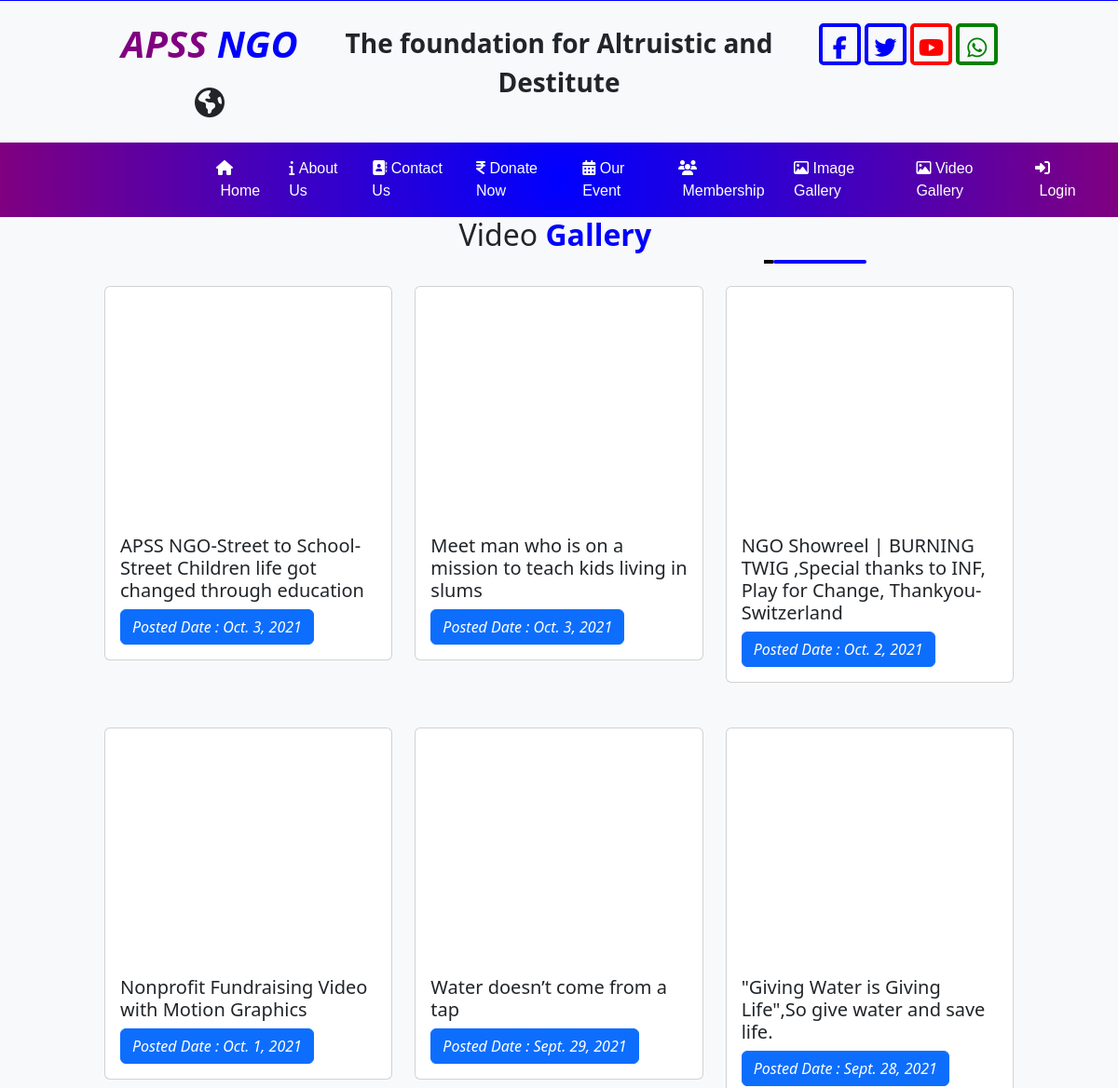
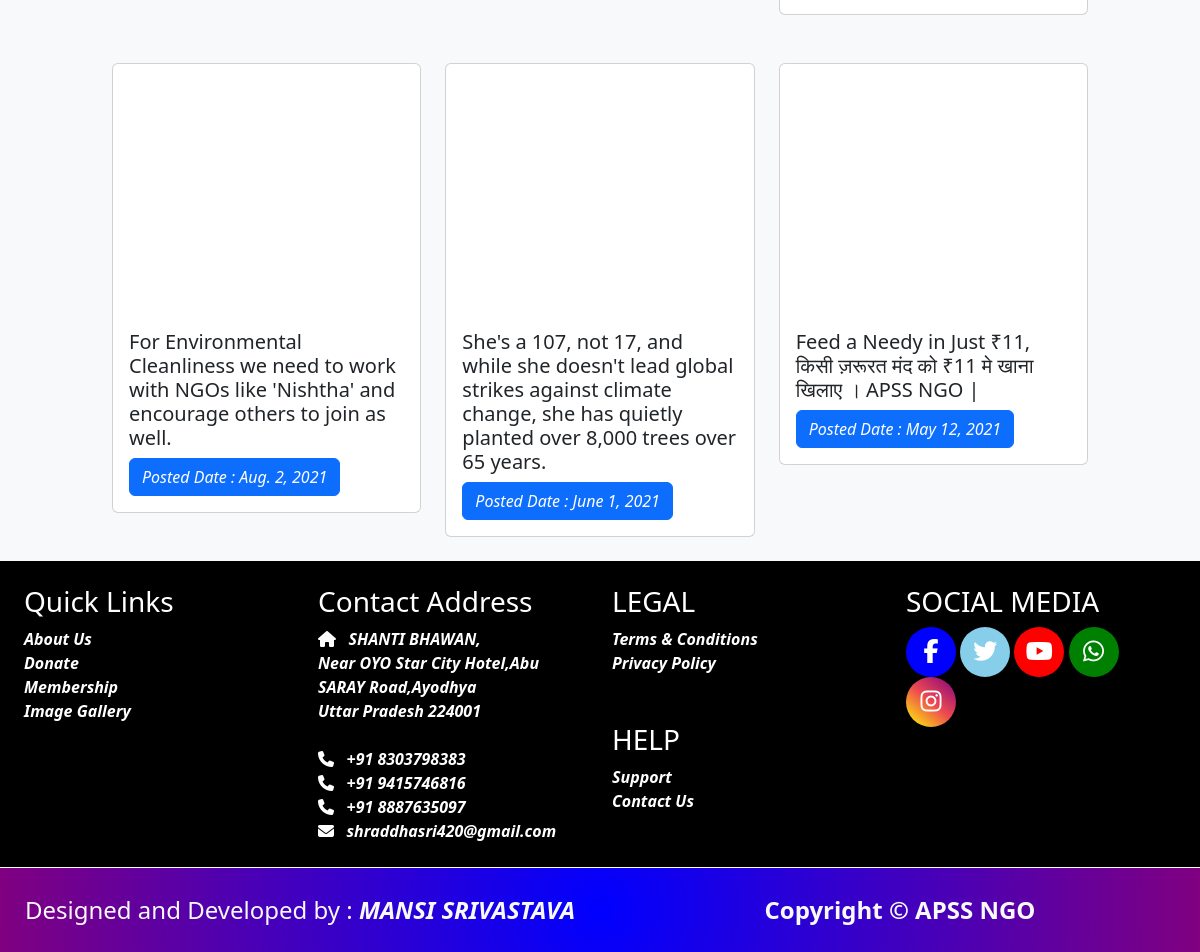
Page /user/videogallery/ on the committed database (2 pictures, top to bottom).
### user/models.py (models this page shows)
class video(models.Model):
    vlink=models.CharField(max_length=500)
    vtitle=models.CharField(max_length=500)
    vdate=models.DateField()

### user/views.py (the view)
# urls.py: path('videogallery/',views.videogallery),
def videogallery(request):
    vdata=video.objects.all()
    return render(request,'user/VideoGallery.html',{"video":vdata})

### templates/user/VideoGallery.html (shortened to what this page needs)
{% extends 'base.html' %}
{% load static %}
{% block content %}
<div class="row">
 <div class="h2 text-center">Video <b style="color:blue;">Gallery</b> </div>
    <div style="display:flex; padding-left:820px;"><div style="height:4px; width:10px; background:black;"></div><div style="height:4px; width:100px; background:blue; border-radius:2px;"></div></div>
    <div class="col-sm-1"></div>
    <div class="col-sm-10">
        <div class="row">
            {% if video %}
            {% for x in video %}
            <div class="col-sm-4 pt-4 pb-4">
                <div class="card">
<iframe style="min-height:250px;" class="card-img-top w-100" src="{{x.vlink}}" title="YouTube video player" frameborder="0" allow="accelerometer; autoplay; clipboard-write; encrypted-media; gyroscope; picture-in-picture" allowfullscreen></iframe>
  <div class="card-body">
    <h5 class="card-title">{{x.vtitle}}</h5>
    <i class="btn btn-primary">Posted Date : {{x.vdate}}</i>
  </div>
</div>
            </div>
            {% endfor %}
            {% endif %}
        </div>
    </div>
    <div class="col-sm-1"></div>
</div>
{% endblock %}

### templates/base.html (shortened to what this page needs)
<!DOCTYPE html>
{% load static %}
<html lang="en">
<head>
    <link href="{% static 'css/bootstrap.css' %}" rel="stylesheet"/>
    <link href="{% static 'css/font-awesome.css' %}" rel="stylesheet"/>
</head>
<body>
<div class="container-fluid">
    <div class="row header bg-light">
        <div class="col-sm-1"></div>
        <div class="col-sm-10">
            <div class="row">
                <div class="col-sm-3 fs-1 py-3">
                    <i><b style="color:#800080;"> APSS</b><b style="color:blue;"> NGO</b></i> <i
                        class="fa fa-globe fs-2"></i>
                </div>
                <div class="col-sm-6 fs-3 pt-4"><b>The foundation for Altruistic and Destitute </b></div>
                <div class="col-sm-3 py-4">
                    <a href="https://www.facebook.com/mansi.srivastava.9081323" target="_blank"><i class="fa fa-facebook fs-4 ic" style="color:blue; border:4px solid blue;"></i></a>
                    <a href="https://twitter.com/Shraddhasri1101?s=08" target="_blank"><i class="fa fa-twitter fs-4 ic" style="color:blue; border:4px solid blue;"></i></a>
                    <a href="https://youtube.com/channel/UCcqt-cspszktTGEtlSOMs3Q" target="_blank"><i class="fa fa-youtube fs-4 ic" style="color:red; border:4px solid red;"></i></a>
                    <a href="http://api.whatsapp.com/send?phone=+918303798383" target="_blank"><i class="fa fa-whatsapp fs-4 ic" style="color:green; border:4px solid green;"></i></a>
                </div>
            </div>
        </div>
        <div class="col-sm-1"></div>
    </div>
    <div class="row menu">
        <div class="col-sm-2"></div>
        <div class="col-sm-10">
            <nav class="navbar navbar-expand-lg navbar-dark" id="menu">
                <div class="container-fluid">
                    <div class="collapse navbar-collapse" id="navbarNavDropdown">
                        <ul class="navbar-nav">
                            <li class="nav-item">
                                <a class="nav-link active fs-6" aria-current="page" href="/user/">
                                    <i class="fa fa-home"></i>&nbsp;Home</a>
                            </li>
                            <li class="nav-item">
                                <a class="nav-link fs-6" href="/user/about/"><i class="fa fa-info"></i>&nbsp;About
                                    Us</a>
                            </li>
                            <li class="nav-item">
                                <a class="nav-link fs-6" href="/user/contactus/"><i
                                        class="fa fa-address-book"></i>&nbsp;Contact Us</a>
                            </li>
                            <li class="nav-item">
                                <a class="nav-link fs-6" href="/user/donate/"><i class="fa fa-inr"></i>&nbsp;Donate
                                    Now</a>
                            </li>
                            <li class="nav-item">
                                <a class="nav-link fs-6" href="/user/event/"><i class="fa fa-calendar"></i>&nbsp;Our
                                    Event</a>
                            </li>
                            <li class="nav-item">
                                <a class="nav-link fs-6" href="/user/membership/"><i class="fa fa-users"></i>&nbsp;Membership</a>
                            </li>
                            <li class="nav-item">
                                <a class="nav-link fs-6" href="/user/gallery/"><i
                                        class="fa fa-image"></i> Image Gallery</a>
                            </li>
                            <li class="nav-item">
                                <a class="nav-link fs-6" href="/user/videogallery/"><i
                                        class="fa fa-image"></i> Video Gallery</a>
                            </li>
                            <li class="nav-item">
                                <a class="nav-link fs-6" href="/admin/"><i class="fa fa-sign-in"></i>&nbsp;Login</a>
                            </li>
                        </ul>
                    </div>
                </div>
            </nav>
        </div>
    </div>
<div class="row content">
    <div class="col-sm-12 bg-light" style="min-height:550px;">
        {% block content %}
        {% endblock %}
    </div>
</div>
<div class="row ufooter">
    <div class="row">
        <div class="col-sm-3 ufoot p-4">
            <h3>Quick Links</h3>
            <b><a href="/user/about/" class="roanc"><i>About Us</i></a> <br/>
                <a href="/user/donate/" class="roanc"><i>Donate</i></a> <br/>
                <a href="/user/membership/" class="roanc"><i>Membership</i></a> <br/>
                <a href="/user/gallery/" class="roanc"><i>Image Gallery</i></a><br/></b>
        </div>
        <div class="col-sm-3 ufoot p-4">
            <h3> Contact Address</h3>
            <b><i>
                <i class="fa fa-home"></i>&nbsp;&nbsp;&nbsp;SHANTI BHAWAN,<br/>
                Near OYO Star City Hotel,Abu SARAY Road,Ayodhya<br/>
                Uttar Pradesh 224001
            </i></b><br/><br/>
            <b><i><a href="tel:+91 8303798383" target="_blank" class="roanc"><i class="fa fa-phone fa-spin"></i>&nbsp;&nbsp;&nbsp;+91
                8303798383 </a><br/>
                <a href="tel:+91 9415746816" target="_blank" class="roanc"><i class="fa fa-phone fa-spin"></i>&nbsp;&nbsp;&nbsp;+91
                    9415746816</a><br/>
                <a href="tel:+91 8887635097" target="_blank" class="roanc"><i class="fa fa-phone fa-spin"></i>&nbsp;&nbsp;&nbsp;+91
                    8887635097</a><br/>
                <a href="mailto:shraddhasri420@gmail.com" target="_blank" class="roanc"><i class="fa fa-envelope "></i>&nbsp;&nbsp;&nbsp;shraddhasri420@gmail.com</a>
            </i></b>
        </div>
        <div class="col-sm-3 ufoot p-4">
            <h3>LEGAL</h3>
            <b><i><a href="/user/termsconditions/" target="_blank" class="roanc">Terms & Conditions</a><br/>
                <a href="/user/privacy/" target="_blank" class="roanc">Privacy Policy</a><br/>
            </i></b>
            <br/>
            <br/>
            <h3>HELP</h3>
            <b><i><a href="#" class="roanc">Support</a><br/>
                <a href="/user/contactus/" target="_blank" class="roanc">Contact Us</a><br/></i></b>
        </div>
        <div class="col-sm-3 ufoot p-4">
            <h3>SOCIAL MEDIA</h3>
            <a href="https://www.facebook.com/mansi.srivastava.9081323" target="_blank"><i
                    class="fa fa-facebook fs-4 ib" style="background:blue;"></i></a>
            <a href="https://twitter.com/Shraddhasri1101?s=08" target="_blank"><i class="fa fa-twitter fs-4 ib"
                                                                                  style="background:skyblue;"></i></a>
            <a href="https://youtube.com/channel/UCcqt-cspszktTGEtlSOMs3Q" target="_blank"> <i
                    class="fa fa-youtube fs-4 ib" style="background:red;"></i></a>
            <a href="http://api.whatsapp.com/send?phone=+918303798383" target="_blank"><i class="fa fa-whatsapp fs-4 ib"
                                                                                          style="background:green;"></i></a>
            <a href="https://www.instagram.com/the11_great08/" target="_blank"><i class="fa fa-instagram fs-4 ib"
                                                                                  style="background:linear-gradient(40deg,yellow,#ee4b4f,purple);"></i></a>
        </div>
    </div>
</div>
<div class="row bfooter text-light text-center py-4 fs-4">
    <div class="col-sm-6">Designed and Developed by :<b><i> MANSI SRIVASTAVA</i></b></div>
    <div class="col-sm-6"><b>Copyright &copy; APSS NGO</b></div>
</div>
</div>
</body>
</html>

### templates/base.html (style rules this page uses)
.header { min-height:50px; text-align:center; border-top:1px solid blue; }
.ic { border-radius:5px; height:45px; width:45px; padding-top:10px; }
.menu { background:radial-gradient(circle,blue,purple); }
#menu ul li a { font-family:arial; color:white; }
.ufooter { min-height:300px; background:black; }
.bfooter { min-height:45px; background:radial-gradient(circle,blue,purple); margin-top:1px; }
.ufoot { color:white; }
.ib { color:white; border-radius:50%; height:50px; width:50px; text-align:center; padding-top:12px; }
.roanc { text-decoration:none; color:white; }

### rows in the picture
video: vtitle "APSS NGO-Street to School- Street Children life got changed through education", vdate "Oct. 3, 2021"
video: vtitle "Meet man who is on a mission to teach kids living in slums", vdate "Oct. 3, 2021"
video: vtitle "NGO Showreel | BURNING TWIG ,Special thanks to INF, Play for Change, Thankyou- Switzerland", vdate "Oct. 2, 2021"
video: vtitle "Nonprofit Fundraising Video with Motion Graphics", vdate "Oct. 1, 2021"
video: vtitle "Water doesn’t come from a tap", vdate "Sept. 29, 2021"
video: vtitle "\"Giving Water is Giving Life\",So give water and save life.", vdate "Sept. 28, 2021"
video: vtitle "For Environmental Cleanliness we need to work with NGOs like 'Nishtha' and encourage others to join as well.", vdate "Aug. 2, 2021"
video: vtitle "She's a 107, not 17, and while she doesn't lead global strikes against climate change, she has quietly planted over 8,000 trees over 65 years.", vdate "June 1, 2021"
video: vtitle "Feed a Needy in Just ₹11, किसी ज़रूरत मंद को ₹11 मे खाना खिलाए । APSS NGO |", vdate "May 12, 2021"
